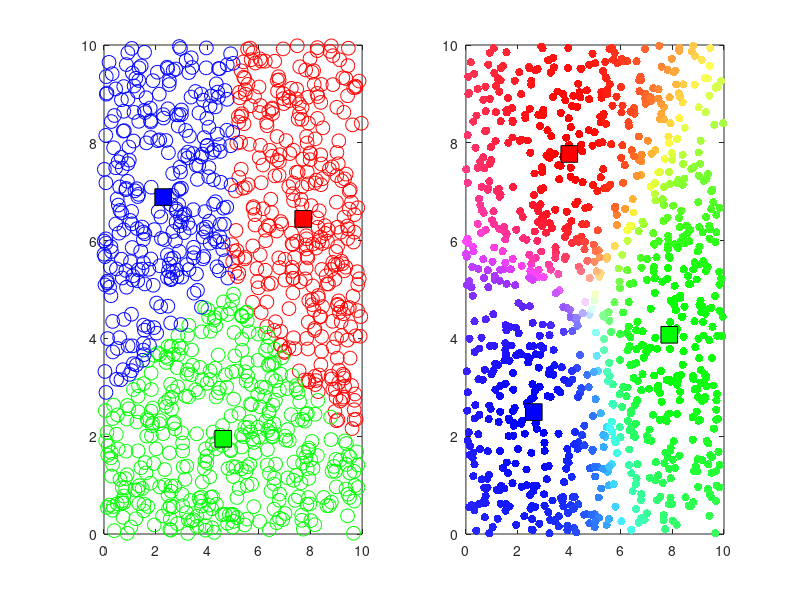

The MATLAB script that drew this image:
clc;
clear;
close all;

data=load('mydata3');
X=data.X;

k=3;

[IDX, C]=kmeans(X,k);


figure;
subplot(1,2,1);
Colors=hsv(k);
for i=1:k
    Xi=X(IDX==i,:);
    plot(Xi(:,1),Xi(:,2),'o','MarkerSize',10,'Color',Colors(i,:));
    hold on;
    plot(C(i,1),C(i,2),'ks','MarkerSize',12,'MarkerFaceColor',Colors(i,:));
end

subplot(1,2,2);
[C2, U]=fcm(X,k);
for i=1:size(X,1)
    ci=U(:,i)';
    ci=ci/max(ci);
    plot(X(i,1),X(i,2),'.','MarkerSize',18,'Color',ci);
    hold on;
end
plot(C2(1,1),C2(1,2),'ks','MarkerSize',12,'MarkerFaceColor',[1 0 0]);
plot(C2(2,1),C2(2,2),'ks','MarkerSize',12,'MarkerFaceColor',[0 1 0]);
plot(C2(3,1),C2(3,2),'ks','MarkerSize',12,'MarkerFaceColor',[0 0 1]);





